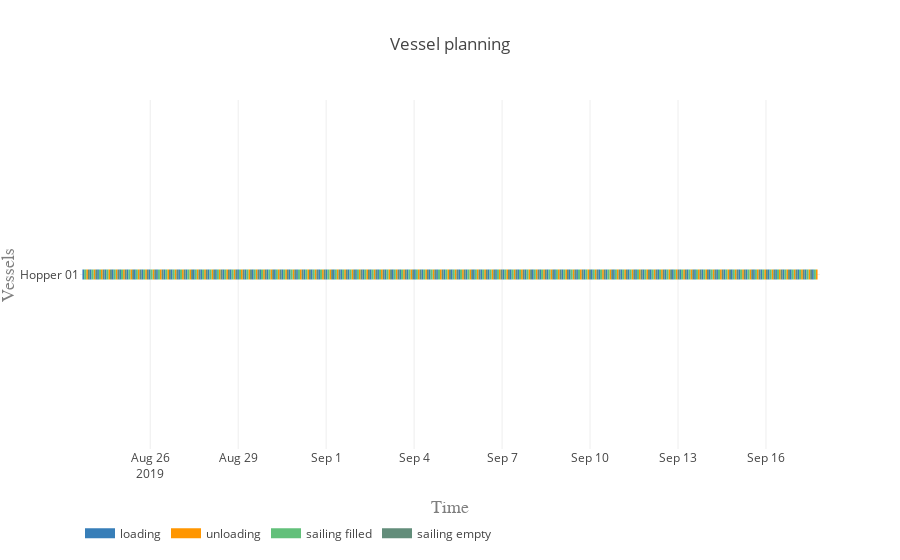

Source (notebook cell):
### Markdown cell above
#### Vessel planning

### Code cell
vessels = [hopper]

activities = ['loading', 'unloading', 'sailing filled', 'sailing empty']
colors = {0:'rgb(55,126,184)', 1:'rgb(255,150,0)', 2:'rgb(98, 192, 122)', 3:'rgb(98, 141, 122)'}

plot.vessel_planning(vessels, activities, colors)

### Figure 1 — Plotly figure (JSON) as saved in the notebook; plotly's stock layout.template omitted (floating-point values rounded to 4 significant figures; data arrays with more than 128 entries replaced by an {"elided": "..."} marker saying what was removed)
{"data": [{"connectgaps": false, "hoverinfo": "y+name", "line": {"color": "rgb(55,126,184)", "width": 10}, "mode": "lines", "name": "loading", "type": "scatter", "uid": "faad1ab9-1b8f-4782-98e2-3174c7023f2a", "x": {"elided": "500 str values"}, "y": {"elided": "500 str values"}}, {"connectgaps": false, "hoverinfo": "y+name", "line": {"color": "rgb(255,150,0)", "width": 10}, "mode": "lines", "name": "unloading", "type": "scatter", "uid": "be228dd7-e297-49df-a4c3-6708ca2c23db", "x": {"elided": "500 str values"}, "y": {"elided": "500 str values"}}, {"connectgaps": false, "hoverinfo": "y+name", "line": {"color": "rgb(98, 192, 122)", "width": 10}, "mode": "lines", "name": "sailing filled", "type": "scatter", "uid": "bbb27d33-0ea8-4776-82e1-b6438fc0731e", "x": {"elided": "500 str values"}, "y": {"elided": "500 str values"}}, {"connectgaps": false, "hoverinfo": "y+name", "line": {"color": "rgb(98, 141, 122)", "width": 10}, "mode": "lines", "name": "sailing empty", "type": "scatter", "uid": "eb29f522-6751-4b4c-ad1c-a30914a0996d", "x": {"elided": "495 str values"}, "y": {"elided": "495 str values"}}], "layout": {"hovermode": "closest", "legend": {"orientation": "h", "x": 0, "y": -0.2}, "title": "Vessel planning", "xaxis": {"range": ["2019-08-23 14:31:05", "2019-09-17 20:13:22.175227"], "title": "Time", "titlefont": {"color": "#7f7f7f", "family": "Courier New, monospace", "size": 18}}, "yaxis": {"title": "Vessels", "titlefont": {"color": "#7f7f7f", "family": "Courier New, monospace", "size": 18}}}}
